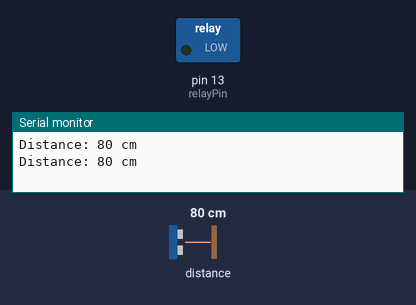
A sketch run on a simulated Arduino Uno, built with avr-gcc and run on an emulated ATmega328P. Shown: switched loads named in the sketch (green lamp = pin HIGH), the last lines printed to the serial monitor. The test bench sets the inputs (shaded band); at power-on: distance to the obstacle 80 cm.

Above: at 1.8 s.
1.9 s: distance to the obstacle set to 7 cm
3.4 s: distance to the obstacle set to 4 cm
At 4.9 s:
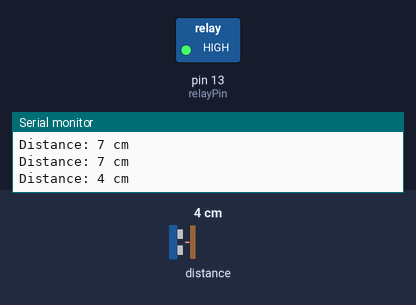
5.6 s: distance to the obstacle set to 9 cm
At 7.4 s:
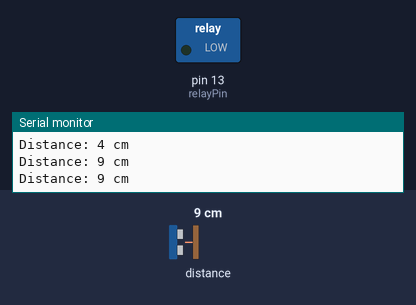
7.7 s: distance to the obstacle set to 2 cm
At 9.2 s:
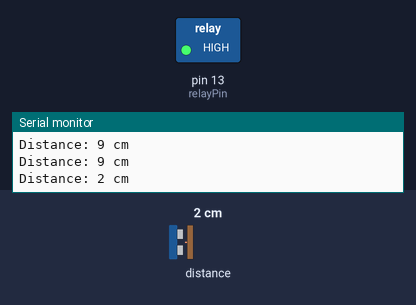
Timing chart, 0 to 10.7 s (numbered marks = the images above; inputs shaded):
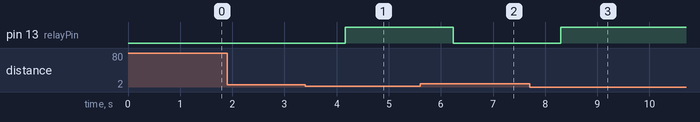

The sketch:

WaterLevelVL53L0X.ino
```cpp
#include <Wire.h>
#include <VL53L0X.h>

VL53L0X sensor;

const int relayPin = 13;

void setup() {
  Wire.begin();
  sensor.init();
  sensor.setTimeout(500);

  Serial.begin(9600);

  pinMode(relayPin, OUTPUT);
}

void loop() {
  if (sensor.timeoutOccurred()) {
    Serial.println("Sensor timeout!");
  } else {
    int distance = sensor.readRangeSingleMillimeters() / 10;
    // Display the distance in the Serial Monitor.
    Serial.print("Distance: ");
    Serial.print(distance);
    Serial.println(" cm");

    if (distance <= 5) {
      digitalWrite(relayPin, HIGH);
    } else {
      digitalWrite(relayPin, LOW);
    }
  }
  delay(1000);
}
```

Measured:
- the behaviour switches between 6 and 5 cm on distance to the obstacle (found by bisection; images 0 and 1)
- after the input at 3.4 s, pin 13 (relayPin): LOW → HIGH after 0.77 s
- after the input at 5.6 s, pin 13 (relayPin): HIGH → LOW after 0.63 s
- after the input at 7.7 s, pin 13 (relayPin): LOW → HIGH after 0.60 s
